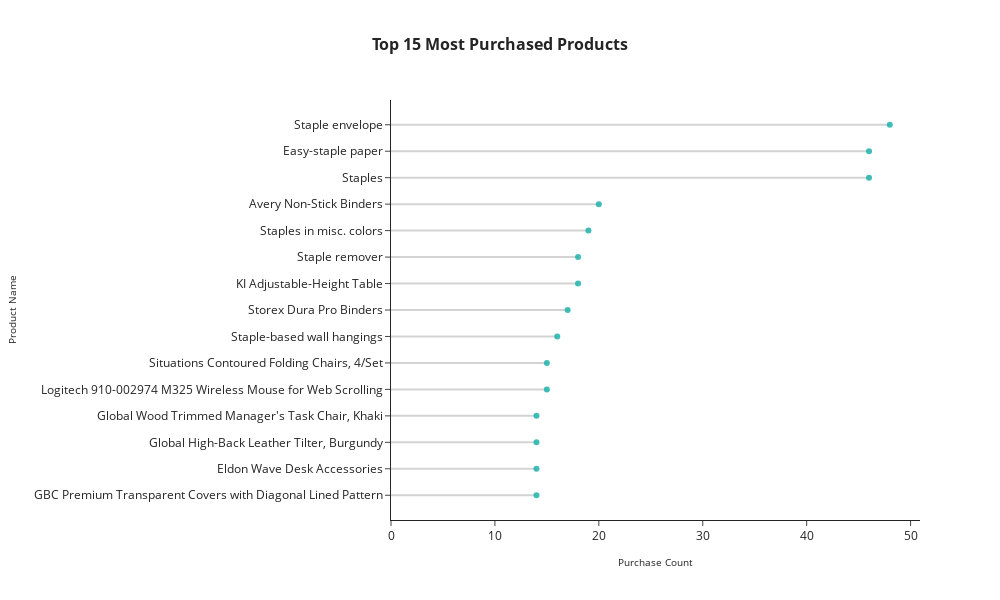

The notebook cell saved with this chart:
### Markdown cell above
#### **Products**

### Code cell
df_ = df['product_name'].value_counts().reset_index()
df_.columns = ['product_name', 'count']
df_ = df_.head(15).sort_values('count')

fig = go.Figure()

# Stem lines
for _, row in df_.iterrows():
    fig.add_trace(
        go.Scatter(
            x=[0, row['count']],
            y=[row['product_name'], row['product_name']],
            mode='lines',
            line=dict(color='lightgray', width=2),
            showlegend=False,
        )
    )

# Bubble points
fig.add_trace(
    go.Scatter(
        x=df_['count'],
        y=df_['product_name'],
        mode='markers',
        marker=dict(
            color='LightSeaGreen',
            opacity=0.85),
            showlegend=False
        )
    )


fig.update_layout(
    title=dict(
        text='Top 15 Most Purchased Products',
        x=0.5,
        font=dict(size=16, weight='bold')
    ),
    xaxis=dict(
        title='Purchase Count',
        gridcolor='lightgray',
        zeroline=False
    ),
    yaxis=dict(
        title='Product Name',
        automargin=True
    ),
    height=600,
    width= 1000,
    template='simple_white'
)
fig.update_xaxes(title_font=dict(size=10), tickfont=dict(size=12))
fig.update_yaxes(title_font=dict(size=10), tickfont=dict(size=12))

fig.show()

### Figure 1 — Plotly figure (JSON) as saved in the notebook; plotly's stock layout.template omitted (floating-point values rounded to 4 significant figures)
{"data": [{"line": {"color": "lightgray", "width": 2}, "mode": "lines", "showlegend": false, "type": "scatter", "x": [0, 14], "y": ["GBC Premium Transparent Covers with Diagonal Lined Pattern", "GBC Premium Transparent Covers with Diagonal Lined Pattern"]}, {"line": {"color": "lightgray", "width": 2}, "mode": "lines", "showlegend": false, "type": "scatter", "x": [0, 14], "y": ["Eldon Wave Desk Accessories", "Eldon Wave Desk Accessories"]}, {"line": {"color": "lightgray", "width": 2}, "mode": "lines", "showlegend": false, "type": "scatter", "x": [0, 14], "y": ["Global High-Back Leather Tilter, Burgundy", "Global High-Back Leather Tilter, Burgundy"]}, {"line": {"color": "lightgray", "width": 2}, "mode": "lines", "showlegend": false, "type": "scatter", "x": [0, 14], "y": ["Global Wood Trimmed Manager's Task Chair, Khaki", "Global Wood Trimmed Manager's Task Chair, Khaki"]}, {"line": {"color": "lightgray", "width": 2}, "mode": "lines", "showlegend": false, "type": "scatter", "x": [0, 15], "y": ["Logitech 910-002974 M325 Wireless Mouse for Web Scrolling", "Logitech 910-002974 M325 Wireless Mouse for Web Scrolling"]}, {"line": {"color": "lightgray", "width": 2}, "mode": "lines", "showlegend": false, "type": "scatter", "x": [0, 15], "y": ["Situations Contoured Folding Chairs, 4/Set", "Situations Contoured Folding Chairs, 4/Set"]}, {"line": {"color": "lightgray", "width": 2}, "mode": "lines", "showlegend": false, "type": "scatter", "x": [0, 16], "y": ["Staple-based wall hangings", "Staple-based wall hangings"]}, {"line": {"color": "lightgray", "width": 2}, "mode": "lines", "showlegend": false, "type": "scatter", "x": [0, 17], "y": ["Storex Dura Pro Binders", "Storex Dura Pro Binders"]}, {"line": {"color": "lightgray", "width": 2}, "mode": "lines", "showlegend": false, "type": "scatter", "x": [0, 18], "y": ["KI Adjustable-Height Table", "KI Adjustable-Height Table"]}, {"line": {"color": "lightgray", "width": 2}, "mode": "lines", "showlegend": false, "type": "scatter", "x": [0, 18], "y": ["Staple remover", "Staple remover"]}, {"line": {"color": "lightgray", "width": 2}, "mode": "lines", "showlegend": false, "type": "scatter", "x": [0, 19], "y": ["Staples in misc. colors", "Staples in misc. colors"]}, {"line": {"color": "lightgray", "width": 2}, "mode": "lines", "showlegend": false, "type": "scatter", "x": [0, 20], "y": ["Avery Non-Stick Binders", "Avery Non-Stick Binders"]}, {"line": {"color": "lightgray", "width": 2}, "mode": "lines", "showlegend": false, "type": "scatter", "x": [0, 46], "y": ["Staples", "Staples"]}, {"line": {"color": "lightgray", "width": 2}, "mode": "lines", "showlegend": false, "type": "scatter", "x": [0, 46], "y": ["Easy-staple paper", "Easy-staple paper"]}, {"line": {"color": "lightgray", "width": 2}, "mode": "lines", "showlegend": false, "type": "scatter", "x": [0, 48], "y": ["Staple envelope", "Staple envelope"]}, {"marker": {"color": "LightSeaGreen", "opacity": 0.85}, "mode": "markers", "showlegend": false, "type": "scatter", "x": [14, 14, 14, 14, 15, 15, 16, 17, 18, 18, 19, 20, 46, 46, 48], "y": ["GBC Premium Transparent Covers with Diagonal Lined Pattern", "Eldon Wave Desk Accessories", "Global High-Back Leather Tilter, Burgundy", "Global Wood Trimmed Manager's Task Chair, Khaki", "Logitech 910-002974 M325 Wireless Mouse for Web Scrolling", "Situations Contoured Folding Chairs, 4/Set", "Staple-based wall hangings", "Storex Dura Pro Binders", "KI Adjustable-Height Table", "Staple remover", "Staples in misc. colors", "Avery Non-Stick Binders", "Staples", "Easy-staple paper", "Staple envelope"]}], "layout": {"height": 600, "title": {"font": {"size": 16, "weight": "bold"}, "text": "Top 15 Most Purchased Products", "x": 0.5}, "width": 1000, "xaxis": {"gridcolor": "lightgray", "tickfont": {"size": 12}, "title": {"font": {"size": 10}, "text": "Purchase Count"}, "zeroline": false}, "yaxis": {"automargin": true, "tickfont": {"size": 12}, "title": {"font": {"size": 10}, "text": "Product Name"}}}}
